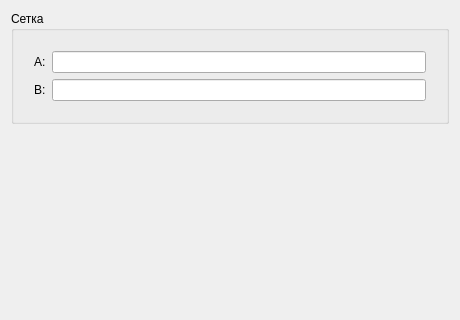
<?xml version="1.0" encoding="UTF-8"?>
<ui version="4.0"><class>Dialog</class><widget class="QDialog" name="Dialog"><property name="geometry"><rect><x>0</x><y>0</y><width>460</width><height>320</height></rect></property><property name="windowTitle"><string>#127 groups/212_group_grid</string></property><layout class="QVBoxLayout" name="verticalLayout"><property name="leftMargin"><number>11</number></property><property name="topMargin"><number>11</number></property><property name="rightMargin"><number>11</number></property><property name="bottomMargin"><number>11</number></property><property name="spacing"><number>6</number></property><item><widget class="QGroupBox" name="g1"><property name="title"><string>Сетка</string></property><layout class="QVBoxLayout" name="g1Layout"><property name="leftMargin"><number>9</number></property><property name="topMargin"><number>9</number></property><property name="rightMargin"><number>9</number></property><property name="bottomMargin"><number>9</number></property><property name="spacing"><number>6</number></property><item><layout class="QGridLayout" name="g"><property name="leftMargin"><number>11</number></property><property name="topMargin"><number>11</number></property><property name="rightMargin"><number>11</number></property><property name="bottomMargin"><number>11</number></property><property name="spacing"><number>6</number></property><item row="0" column="0"><widget class="QLabel" name="l1"><property name="text"><string>A:</string></property></widget></item><item row="0" column="1"><widget class="QLineEdit" name="e1"></widget></item><item row="1" column="0"><widget class="QLabel" name="l2"><property name="text"><string>B:</string></property></widget></item><item row="1" column="1"><widget class="QLineEdit" name="e2"></widget></item></layout></item></layout></widget></item><item><spacer name="verticalSpacer"><property name="orientation"><enum>Qt::Orientation::Vertical</enum></property><property name="sizeHint" stdset="0"><size><width>40</width><height>20</height></size></property></spacer></item></layout></widget></ui>
